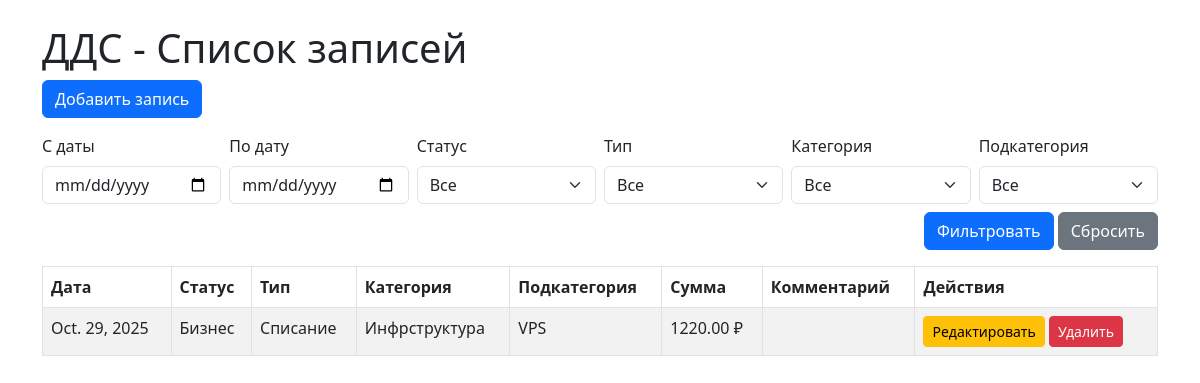
The app's page /, older data.
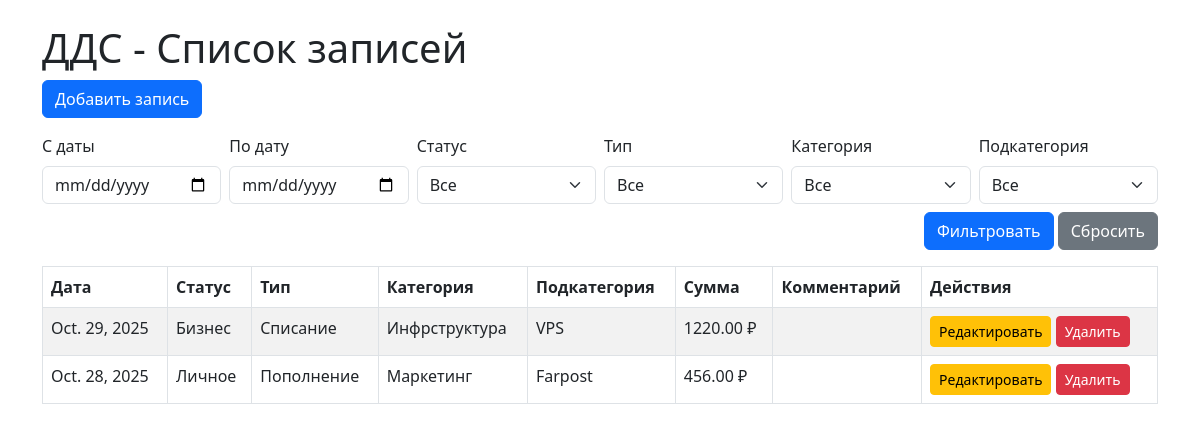
The same page, newer data.
### finance/models.py (models this page shows, shortened)
class CashFlowRecord(models.Model):
    date = models.DateField(default=timezone.now)
    status = models.ForeignKey(Status, on_delete=models.PROTECT, related_name="records")
    type = models.ForeignKey(Type, on_delete=models.PROTECT, related_name="records")
    category = models.ForeignKey(
        Category, on_delete=models.PROTECT, related_name="records"
    )
    subcategory = models.ForeignKey(
        SubCategory, on_delete=models.PROTECT, related_name="records"
    )
    amount = models.DecimalField(max_digits=12, decimal_places=2)
    comment = models.TextField(blank=True, null=True)
    class Meta:
        verbose_name = "Запись ДДС"
        verbose_name_plural = "Записи ДДС"
        ordering = ["-date"]

class Status(models.Model):
    name = models.CharField(max_length=100, unique=True)
    class Meta:
        verbose_name = "Статус"
        verbose_name_plural = "Статусы"

class Type(models.Model):
    name = models.CharField(max_length=100, unique=True)
    class Meta:
        verbose_name = "Тип"
        verbose_name_plural = "Типы"

class Category(models.Model):
    name = models.CharField(max_length=100)
    type = models.ForeignKey(Type, on_delete=models.CASCADE, related_name="categories")
    class Meta:
        verbose_name = "Категория"
        verbose_name_plural = "Категории"
        unique_together = ("name", "type")

class SubCategory(models.Model):
    name = models.CharField(max_length=100)
    category = models.ForeignKey(
        Category, on_delete=models.CASCADE, related_name="subcategories"
    )
    class Meta:
        verbose_name = "Подкатегория"
        verbose_name_plural = "Подкатегории"
        unique_together = ("name", "category")

### finance/views.py (the view)
# urls.py: path('', views.records_list, name='records_list'),
def records_list(request):
    records = CashFlowRecord.objects.all().order_by('-date')
    date_from = request.GET.get('date_from')
    date_to = request.GET.get('date_to')
    status_id = request.GET.get('status')
    type_id = request.GET.get('type')
    category_id = request.GET.get('category')
    subcategory_id = request.GET.get('subcategory')
    if date_from:
        records = records.filter(date__gte=date_from)
    if date_to:
        records = records.filter(date__lte=date_to)
    if status_id:
        records = records.filter(status_id=status_id)
    if type_id:
        records = records.filter(type_id=type_id)
    if category_id:
        records = records.filter(category_id=category_id)
    if subcategory_id:
        records = records.filter(subcategory_id=subcategory_id)
    context = {
        'records': records,
        'statuses': Status.objects.all(),
        'types': Type.objects.all(),
        'categories': Category.objects.all(),
        'subcategories': SubCategory.objects.all(),
        'filters': {
            'date_from': date_from,
            'date_to': date_to,
            'status_id': status_id,
            'type_id': type_id,
            'category_id': category_id,
            'subcategory_id': subcategory_id,
        }
    }
    return render(request, 'finance/index.html', context)

### finance/templates/finance/index.html (shortened to what this page needs)
{% load static %}
<!DOCTYPE html>
<html>
  <head>
    <link rel="stylesheet"
          href="https://cdn.jsdelivr.net/npm/bootstrap@5.3.0/dist/css/bootstrap.min.css">
  </head>
  <body>
    <div class="container mt-4">
      <h1>ДДС - Список записей</h1>
      <a href="{% url 'record_add' %}" class="btn btn-primary mb-3">Добавить запись</a>
      <form method="get" class="row g-2 mb-3">
        <div class="col-md-2">
          <label class="form-label">С даты</label>
          <input type="date"
                 name="date_from"
                 value="{{ filters.date_from }}"
                 class="form-control">
        </div>
        <div class="col-md-2">
          <label class="form-label">По дату</label>
          <input type="date"
                 name="date_to"
                 value="{{ filters.date_to }}"
                 class="form-control">
        </div>
        <div class="col-md-2">
          <label class="form-label">Статус</label>
          <select name="status" class="form-select">
            <option value="">Все</option>
          </select>
        </div>
        <div class="col-md-2">
          <label class="form-label">Тип</label>
          <select name="type" class="form-select">
            <option value="">Все</option>
          </select>
        </div>
        <div class="col-md-2">
          <label class="form-label">Категория</label>
          <select name="category" class="form-select">
            <option value="">Все</option>
          </select>
        </div>
        <div class="col-md-2">
          <label class="form-label">Подкатегория</label>
          <select name="subcategory" class="form-select">
            <option value="">Все</option>
          </select>
        </div>
        <div class="col-md-12 text-end mt-2">
          <button type="submit" class="btn btn-primary">Фильтровать</button>
          <a href="{% url 'records_list' %}" class="btn btn-secondary">Сбросить</a>
        </div>
      </form>
      <table class="table table-bordered table-striped">
        <thead>
          <tr>
            <th>Дата</th>
            <th>Статус</th>
            <th>Тип</th>
            <th>Категория</th>
            <th>Подкатегория</th>
            <th>Сумма</th>
            <th>Комментарий</th>
            <th>Действия</th>
          </tr>
        </thead>
        <tbody>
          {% for record in records %}
            <tr>
              <td>{{ record.date }}</td>
              <td>{{ record.status.name }}</td>
              <td>{{ record.type.name }}</td>
              <td>{{ record.category.name }}</td>
              <td>{{ record.subcategory.name }}</td>
              <td>{{ record.amount }} ₽</td>
              <td>{{ record.comment }}</td>
              <td>
                <a href="{% url 'record_edit' record.id %}"
                   class="btn btn-sm btn-warning">Редактировать</a>
                <a href="{% url 'record_delete' record.id %}"
                   class="btn btn-sm btn-danger">Удалить</a>
              </td>
            </tr>
          {% empty %}
            <tr>
              <td colspan="8" class="text-center">Записей пока нет</td>
            </tr>
          {% endfor %}
        </tbody>
      </table>
    </div>
  </body>
</html>

Row changes from the older to the newer data that the page shows:
added CashFlowRecord: date "Oct. 28, 2025", status.name "Личное", type.name "Пополнение", category.name "Маркетинг", subcategory.name "Farpost", amount "456.00"
